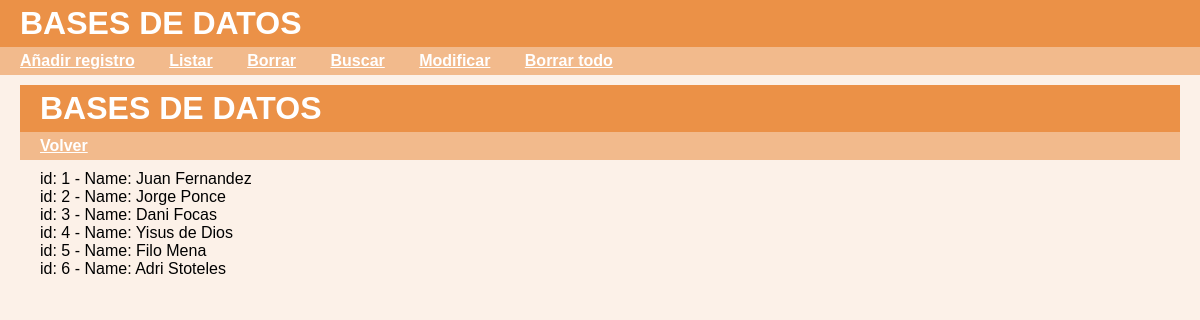
/selectForm.php, run on the app's committed database.
### tables this page shows
CREATE TABLE `MyGuests` (
  `id` int(6) UNSIGNED NOT NULL,
  `firstname` varchar(30) NOT NULL,
  `lastname` varchar(30) NOT NULL,
  `email` varchar(50) DEFAULT NULL
);

### selectForm.php (the view, shortened to what this page needs)
<?php
require_once "index.php";
cabecera("Añadir", MENU_VOLVER);
$servername = "localhost";
$username = "root";
$password = "";
$dbname = "Ejercicio1Form";
$conn = new mysqli($servername, $username, $password, $dbname);
$sql = "SELECT id, firstname, lastname FROM MyGuests";
$result = $conn->query($sql);
if ($result->num_rows > 0) {
  while($row = $result->fetch_assoc()) {
    echo "id: " . $row["id"]. " - Name: " . $row["firstname"]. " " . $row["lastname"]. "<br>";
  }
} else {
  echo "0 results";
}
?>

### index.php (shortened to what this page needs)
<?php
cabecera("Inicio", MENU_PRINCIPAL);
function cabecera($texto, $menu)
{
    print "<!DOCTYPE html>\n";
    print "<html lang=\"es\">\n";
    print "<head>\n";
    print "  <link rel=\"stylesheet\" href=\"index.css\" title=\"Color\">\n";
    print "</head>\n";
    print "<body>\n";
    print "  <header>\n";
    print "    <h1>Bases de datos</h1>\n";
    print "    <nav>\n";
    print "      <ul>\n";
    if ($menu == MENU_PRINCIPAL) {
        print "        <li><a href=\"insertarForm.php\">Añadir registro</a></li>\n";
        print "        <li><a href=\"selectForm.php\">Listar</a></li>\n";
        print "        <li><a href=\"deleteForm.php\">Borrar</a></li>\n";
        print "        <li><a href=\"buscarForm.php\">Buscar</a></li>\n";
        print "        <li><a href=\"modificarForm.php\">Modificar</a></li>\n";
        print "        <li><a href=\"borrarTodoForm.php\">Borrar todo</a></li>\n";
    } elseif ($menu == MENU_VOLVER) {
        print "        <li><a href=\"index.php\">Volver</a></li>\n";
    } else {
        print "        <li>Error en la selección de menú</li>\n";
    }
    print "      </ul>\n";
    print "    </nav>\n";
    print "  </header>\n";
    print "  <main>\n";
}
?>

### index.css (style rules this page uses)
html, body { margin: 0; padding: 0; background-color: hsl(27, 80%, 95%); color: black; font-family: sans-serif; }
h1 { margin: 0; padding: 5px 20px; background-color: hsl(27, 80%, 60%); color: white; text-transform: uppercase; }
nav { margin: 0; background-color: hsl(27, 80%, 75%); color: white; }
nav ul { margin: 0; padding: 5px; list-style-type: none; }
nav li { display: inline; padding: 0 15px; }
nav a { background-color: hsl(27, 80%, 75%); color: white; font-weight: bold; }
main { display: block; padding: 10px 20px; }

### data on the page
myguests: id "1", firstname "Juan", lastname "Fernandez"
myguests: id "2", firstname "Jorge", lastname "Ponce"
myguests: id "3", firstname "Dani", lastname "Focas"
myguests: id "4", firstname "Yisus", lastname "de Dios"
myguests: id "5", firstname "Filo", lastname "Mena"
myguests: id "6", firstname "Adri", lastname "Stoteles"
